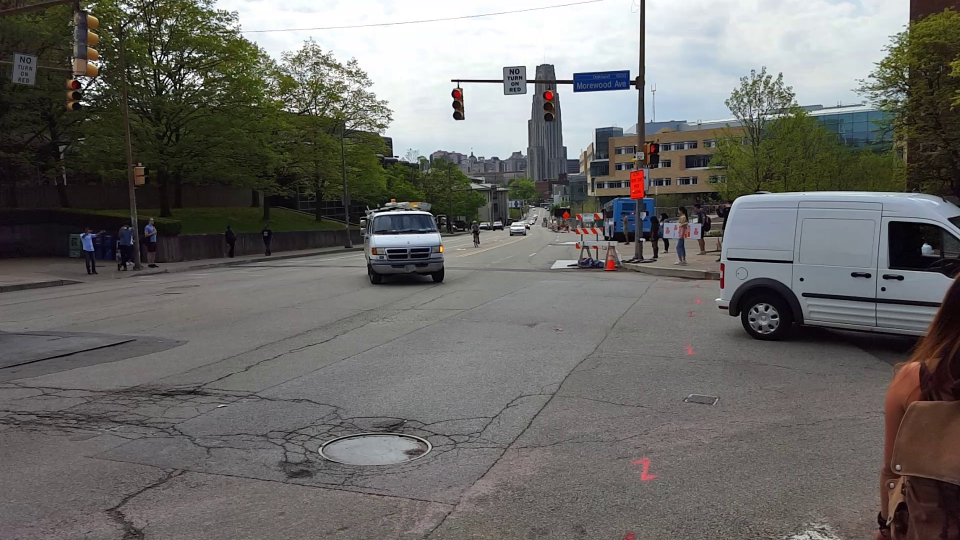
#> input picture 0000.jpg, 1920 x 1080 px (shown at 1/2 size)
$ python extract_sift_features.py
#> lines starting #> are read from the running program, lines starting #| are printed output that depends on the picture

import numpy as np
import cv2
import matplotlib.pyplot as plt
import matplotlib.image as mpimg
import matplotlib.cm as cm
np.set_printoptions(suppress=True)
import copy
import random

# util functions
def plot_images(img_set, n_r, n_c, img_titles):
    fig = plt.figure(figsize = (19, 19))
    cnt = 0
    for i in range(n_r):
        for j in range(n_c):
            if cnt == len(img_set):
                break
            ax1 = fig.add_subplot(n_r, n_c, cnt + 1)
            ax1.imshow(img_set[cnt], cmap = 'gray')
            ax1.set_title(img_titles[cnt], fontsize = 15)
            cnt = cnt + 1
    plt.show()

# step2: read pair of images given
img_1 = cv2.imread('0000.jpg')    #first image
#> img_1 is the input picture: shape (1080, 1920, 3); mean B, G, R 103.5, 106.6, 107.8
img_2 = cv2.imread('0010.jpg')    #second image
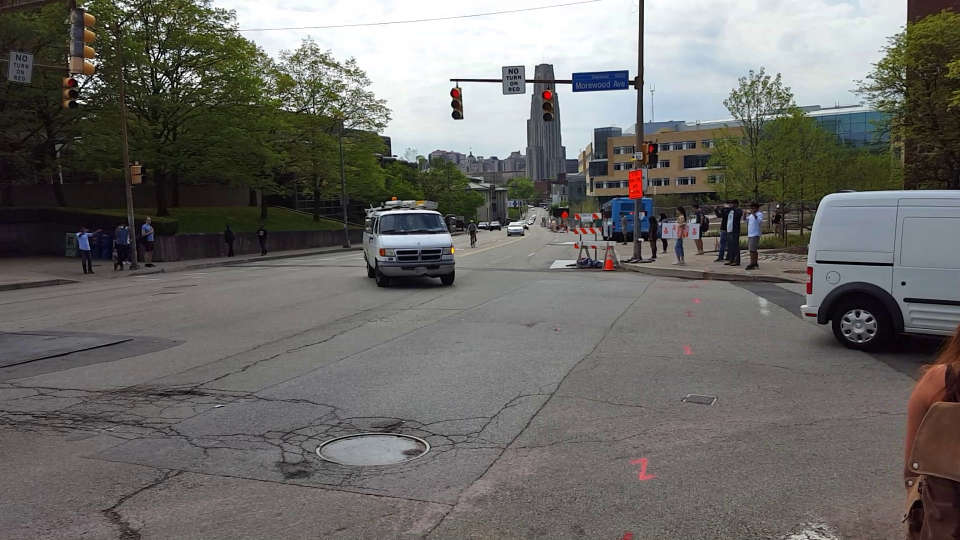
#> input picture 0010.jpg, 1920 x 1080 px (shown at 1/2 size)
#> img_2 is the input picture: shape (1080, 1920, 3); mean B, G, R 103.9, 107.2, 108.3

# step3: get corresponding points using SIFT
minHessian = 400
sift = cv2.ORB_create()
kps_1, descriptors_1 = sift.detectAndCompute(img_1, None)
#> kps_1 = 500 keypoints; strongest (x, y, size): (170, 182, 37.2), (331, 113, 31), (340, 159, 31), (903, 161, 31)
kps_2, descriptors_2 = sift.detectAndCompute(img_2, None)
#> kps_2 = 500 keypoints; strongest (x, y, size): (334, 156, 31), (337, 161, 31), (153, 202, 31), (326, 110, 31)

#FLANN matcher
# -- Step 2: Matching descriptor vectors with a FLANN based matcher
# Since SURF is a floating-point descriptor NORM_L2 is used
# matcher = cv2.DescriptorMatcher_create(cv2.DescriptorMatcher_FLANNBASED)
# knn_matches = matcher.knnMatch(descriptors_1, descriptors_2, 2)
# #-- Filter matches using the Lowe's ratio test
# ratio_thresh = 0.7
# good_matches = []
# for m,n in knn_matches:
#     if m.distance < ratio_thresh * n.distance:
#         good_matches.append(m)
# n_good_matches = len(good_matches)
# good_matches = random.sample(good_matches, n_good_matches//4)

# # -- Draw matches
# img_matches = np.empty((max(img_1.shape[0], img_2.shape[0]), img_1.shape[1]+img_2.shape[1], 3), dtype=np.uint8)
# img_3 = cv2.drawMatches(img_1, kps_1, img_2, kps_2, good_matches[:], img_matches, flags=cv2.DrawMatchesFlags_NOT_DRAW_SINGLE_POINTS)

#FLANN matcher -- version 2 for ORB
# -- Step 2: Matching descriptor vectors with a FLANN based matcher
# Since SURF is a floating-point descriptor NORM_L2 is used
index_params = dict(algorithm=6,
                        table_number=6,
                        key_size=12,
                        multi_probe_level=2)
search_params = {}
flann = cv2.FlannBasedMatcher(index_params, search_params)
knn_matches = flann.knnMatch(descriptors_1, descriptors_2, k=2)
#> knn_matches = 500 matches
#-- Filter matches using the Lowe's ratio test
ratio_thresh = 0.7
good_matches = []
for m,n in knn_matches:
    if m.distance < ratio_thresh * n.distance:
        good_matches.append(m)
#> after the loop, good_matches = 324 matches
n_good_matches = len(good_matches)
#> n_good_matches = 324
good_matches = random.sample(good_matches, n_good_matches//4)
#> good_matches = 81 matches

# -- Draw matches
img_matches = np.empty((max(img_1.shape[0], img_2.shape[0]), img_1.shape[1]+img_2.shape[1], 3), dtype=np.uint8)
img_3 = cv2.drawMatches(img_1, kps_1, img_2, kps_2, good_matches[:], img_matches, flags=cv2.DrawMatchesFlags_NOT_DRAW_SINGLE_POINTS)
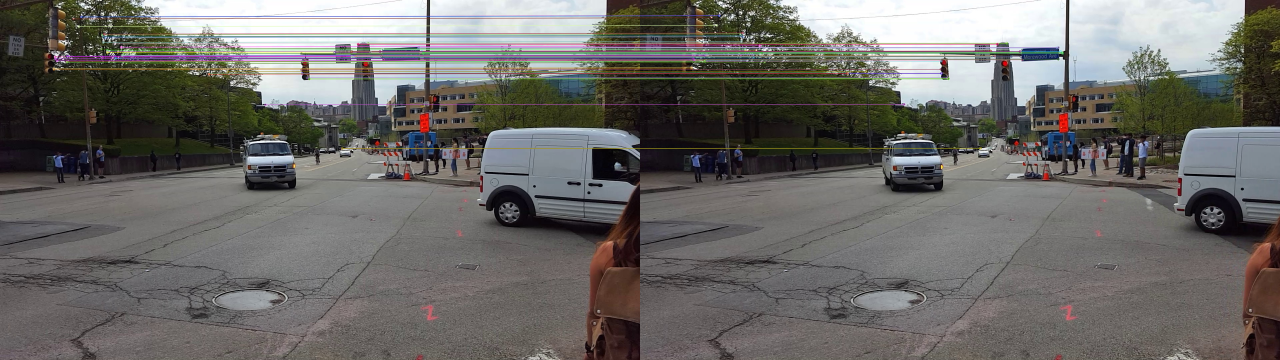
#> img_3: shape (1080, 3840, 3) (shown at 1/3 size); mean B, G, R 103.3, 106.5, 108.2

#bf MATCHER

# fm = cv2.BFMatcher(cv2.NORM_L2, crossCheck=True)   #feature matching in cv2
# matches = fm.match(descriptors_1,descriptors_2)
# matches = sorted(matches, key = lambda x:x.distance)
# img_3 = cv2.drawMatches(img_1, kps_1, img_2, kps_2, matches, img_2, flags=2)
# #matches[:300]

# Save the image to a file
output_file = 'output_image.jpg'  # Replace 'output_image.jpg' with your desired file name
cv2.imwrite(output_file, img_3)

plt.imshow(img_3)
img_set = []
img_set.append(img_1)
img_set.append(img_2)
img_set.append(img_3)
plot_images(img_set, 3, 1, ['image 1','image 2', 'image with feature matching'])
#> after the loop in plot_images, `for i in range(n_r):`: cnt = 3
#> in plot_images, `plt.show()`:
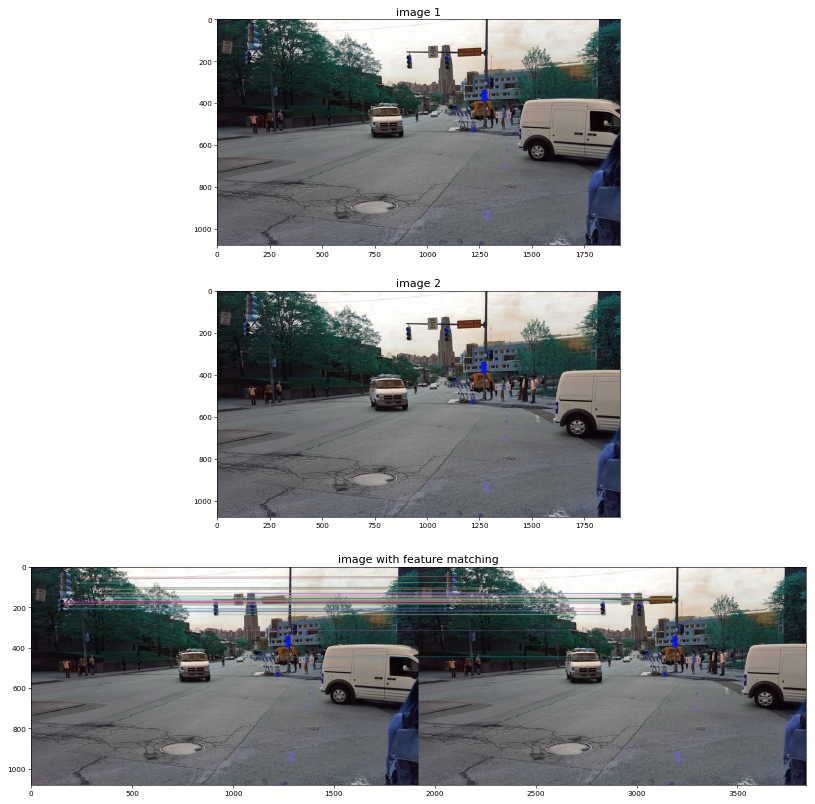
#> figure drawn by matplotlib, 3 panels; B, G, R data is drawn as R, G, B

#select best n feature matches
n_matches = 50
selected_matches = good_matches[:n_matches]
#> selected_matches = 50 matches

# every match is cv2.DMatch object and has attributes like distance, queryIdx, trainIdx etc
X1_list = [kps_1[match.queryIdx].pt for match in selected_matches]
#> X1_list = 50 pairs, first value 160.7 to 1264.9, second value 50.4 to 445.8
X2_list = [kps_2[match.trainIdx].pt for match in selected_matches]
#> X2_list = 50 pairs, first value 153.8 to 1261.3, second value 46.08 to 444.1
# Save the matches to a file
matches_file = 'matches.txt'  # Replace 'matches.txt' with your desired file name

with open(matches_file, 'w') as f:
    for match in selected_matches:
        f.write(f"Distance: {match.distance}, Keypoint 1 idx: {match.queryIdx}, Keypoint 2 idx: {match.trainIdx}\n")
#> this loop made 50 passes

X1_list_all = [kps_1[match.queryIdx].pt for match in good_matches]
#> X1_list_all = 81 pairs, first value 160.7 to 1269, second value 50.4 to 445.8
X2_list_all = [kps_2[match.trainIdx].pt for match in good_matches]
#> X2_list_all = 81 pairs, first value 153.8 to 1267, second value 46.08 to 444.1
print('no of correspondences used for estimating F matrix: {}'.format(len(X1_list)))
#| no of correspondences used for estimating F matrix: 50
print('no of correspondences detected by SIFT in total: {}'.format(len(X1_list_all)))
#| no of correspondences detected by SIFT in total: 81

assert len(X1_list) == len(X2_list), "no of features are not matching"
